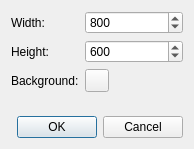
<?xml version="1.0" encoding="UTF-8"?>
<ui version="4.0">
 <class>NewDialog</class>
 <widget class="QDialog" name="NewDialog">
  <property name="windowModality">
   <enum>Qt::WindowModal</enum>
  </property>
  <property name="geometry">
   <rect>
    <x>0</x>
    <y>0</y>
    <width>194</width>
    <height>149</height>
   </rect>
  </property>
  <property name="windowTitle">
   <string>New drawing</string>
  </property>
  <layout class="QVBoxLayout" name="verticalLayout">
   <item>
    <layout class="QFormLayout" name="formLayout">
     <item row="0" column="0">
      <widget class="QLabel" name="label">
       <property name="text">
        <string>Width:</string>
       </property>
      </widget>
     </item>
     <item row="0" column="1">
      <widget class="QSpinBox" name="width">
       <property name="minimum">
        <number>1</number>
       </property>
       <property name="maximum">
        <number>32767</number>
       </property>
       <property name="singleStep">
        <number>10</number>
       </property>
       <property name="value">
        <number>800</number>
       </property>
      </widget>
     </item>
     <item row="1" column="0">
      <widget class="QLabel" name="label_2">
       <property name="text">
        <string>Height:</string>
       </property>
      </widget>
     </item>
     <item row="1" column="1">
      <widget class="QSpinBox" name="height">
       <property name="minimum">
        <number>1</number>
       </property>
       <property name="maximum">
        <number>32767</number>
       </property>
       <property name="singleStep">
        <number>10</number>
       </property>
       <property name="value">
        <number>600</number>
       </property>
      </widget>
     </item>
     <item row="2" column="0">
      <widget class="QLabel" name="label_3">
       <property name="text">
        <string>Background:</string>
       </property>
      </widget>
     </item>
     <item row="2" column="1">
      <widget class="ColorButton" name="background">
       <property name="color">
        <color>
         <red>255</red>
         <green>255</green>
         <blue>255</blue>
        </color>
       </property>
      </widget>
     </item>
    </layout>
   </item>
   <item>
    <widget class="QDialogButtonBox" name="buttons">
     <property name="orientation">
      <enum>Qt::Horizontal</enum>
     </property>
     <property name="standardButtons">
      <set>QDialogButtonBox::Cancel|QDialogButtonBox::Ok</set>
     </property>
    </widget>
   </item>
  </layout>
 </widget>
 <customwidgets>
  <customwidget>
   <class>ColorButton</class>
   <extends>QToolButton</extends>
   <header>widgets/colorbutton.h</header>
  </customwidget>
 </customwidgets>
 <resources/>
 <connections>
  <connection>
   <sender>buttons</sender>
   <signal>accepted()</signal>
   <receiver>NewDialog</receiver>
   <slot>accept()</slot>
   <hints>
    <hint type="sourcelabel">
     <x>248</x>
     <y>254</y>
    </hint>
    <hint type="destinationlabel">
     <x>157</x>
     <y>274</y>
    </hint>
   </hints>
  </connection>
  <connection>
   <sender>buttons</sender>
   <signal>rejected()</signal>
   <receiver>NewDialog</receiver>
   <slot>reject()</slot>
   <hints>
    <hint type="sourcelabel">
     <x>316</x>
     <y>260</y>
    </hint>
    <hint type="destinationlabel">
     <x>286</x>
     <y>274</y>
    </hint>
   </hints>
  </connection>
 </connections>
</ui>
